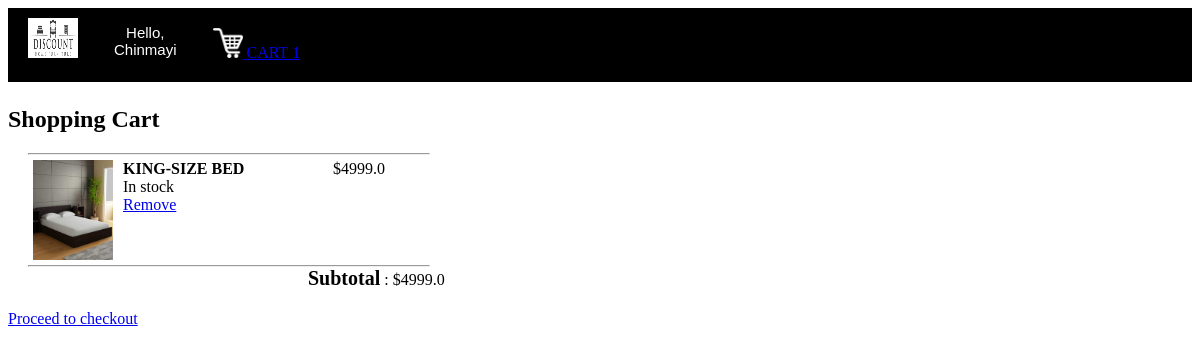
Page /cart (signed in) on the committed database.
### tables this page shows
CREATE TABLE users 
		(userId INTEGER PRIMARY KEY, 
		password TEXT,
		email TEXT,
		firstName TEXT,
		lastName TEXT,
		address1 TEXT,
		address2 TEXT,
		zipcode TEXT,
		city TEXT,
		state TEXT,
		country TEXT, 
		phone TEXT
		);

CREATE TABLE "products" (
	`productID`	INTEGER,
	`name`	TEXT,
	`image`	TEXT NOT NULL,
	`price`	REAL,
	`categoryId`	INTEGER,
	`description`	TEXT,
	`stock`	INTEGER,
	PRIMARY KEY(productID),
	FOREIGN KEY(`categoryId`) REFERENCES categories
);

### main.py (the view)
@app.route("/cart")
def cart():
    if 'email' not in session:
        return redirect(url_for('loginForm'))
    loggedIn, firstName, noOfItems = getLoginDetails()
    email = session['email']
    with sqlite3.connect('database.db') as conn:
        cur = conn.cursor()
        cur.execute("SELECT userId FROM users WHERE email = '" + email + "'")
        userId = cur.fetchone()[0]
        cur.execute("SELECT products.productId, products.name, products.price, products.image FROM products, kart WHERE products.productId = kart.productId AND kart.userId = " + str(userId))
        products = cur.fetchall()
    totalPrice = 0
    for row in products:
        totalPrice += row[2]
    return render_template("cart.html", products = products, totalPrice=totalPrice, loggedIn=loggedIn, firstName=firstName, noOfItems=noOfItems)

### main.py (called while the page is built)
def getLoginDetails():
    with sqlite3.connect('database.db') as conn:
        cur = conn.cursor()
        if 'email' not in session:
            loggedIn = False
            firstName = ''
            noOfItems = 0
        else:
            loggedIn = True
            cur.execute("SELECT userId, firstName FROM users WHERE email = '" + session['email'] + "'")
            userId, firstName = cur.fetchone()
            cur.execute("SELECT count(productId) FROM kart WHERE userId = " + str(userId))
            noOfItems = cur.fetchone()[0]
    conn.close()
    return (loggedIn, firstName, noOfItems)

### templates/cart.html (shortened to what this page needs)
<!DOCTYPE HTML>
<html>
<head>
<link rel="stylesheet" href={{url_for('static', filename='css/cart.css')}} />
<link rel="stylesheet" href={{url_for('static', filename='css/topStyle.css') }} />
</head>
<body>
<div id="title">
	<a href="/">
	<img id="logo" src= {{ url_for('static', filename='images/logo.png') }} />
	</a>
	{% if not loggedIn %}
		<div id="signInButton">
			<a class="link" href="/loginForm">Sign In</a>
		</div>
	{% else %}
	<div class="dropdown">
		<button class="dropbtn">Hello, <br>{{firstName}}</button>
	</div>
	{% endif %}
	<div id="kart">
		<a class="link" href="/cart">
		<img src={{url_for('static', filename='images/shoppingCart.png')}} id="cartIcon" />
		CART {{noOfItems}}
		</a>
	</div>
</div>
<div id="cartItems">
	<h2>Shopping Cart</h2>
	<div id="tableItems">
		{% for row in products %}
		<div>
			<hr id="seperator">
			<div id="itemImage">
				<img src={{url_for('static', filename='uploads/'+row[3])}} id="image"/>
			</div>
			<div id="itemName">
				<span id="itemNameTag">{{row[1]}}</span><br>
				In stock<br>
				<a href="/removeFromCart?productId={{row[0]}}">Remove</a>
			</div>
			<div id="itemPrice">
				${{row[2]}}
			</div>
		</div>
		{% endfor %}
		<hr id="seperator">
		<div id="total">
			<span id="subtotal">Subtotal</span> : ${{totalPrice}}
		</div>
	</div>
</div>
<a href="/checkout">Proceed to checkout</a>
</body>
</html>

### static/css/cart.css (style rules this page uses)
#tableItems { margin-left: 20px; margin-right: 20px; margin-top: 20px; margin-bottom: 20px; }
#itemImage { margin-left: 5px; margin-right: 5px; margin-top: 5px; margin-bottom: 5px; height: 100px; float: left; }
#itemName { margin-left: 5px; margin-right: 5px; margin-top: 5px; margin-bottom: 5px; height: 100px; width: 200px; float: left; }
#itemPrice { margin-left: 5px; margin-right: 5px; margin-top: 5px; margin-bottom: 5px; height: 100px; display: inline-block; }
#image { height: 100px; width: 80px; }
#seperator { margin: 0px; max-width: 400px; }
#total { padding-left: 280px; }
#itemNameTag { font-weight: bold; }
#subtotal { font-weight: bold; font-size: 20px; }

### static/css/topStyle.css (style rules this page uses)
#logo { height: 40px; width: 50px; margin-left: 20px; margin-top: 10px; margin-bottom: 10px; margin-right: 20px; float: left; }
#title { background-color: black; display: inline-block; width: 100%; }
.dropbtn { background-color: black; color: white; padding: 16px; font-size: 15px; border: none; cursor: pointer; }
.dropdown { position: relative; float: left; }
#kart { color: white; margin-top: 20px; margin-bottom: 20px; margin-left: 20px; margin-right: 20px; float: left; }
#cartIcon { height: 30px; width: 30px; }

### rows in the picture
users: firstName "Chinmayi"
products: image (picture), name "KING-SIZE BED", price "4999.0"

### other values in the picture
{{ noOfItems }} "1"
{{ totalPrice }} "4999.0"
